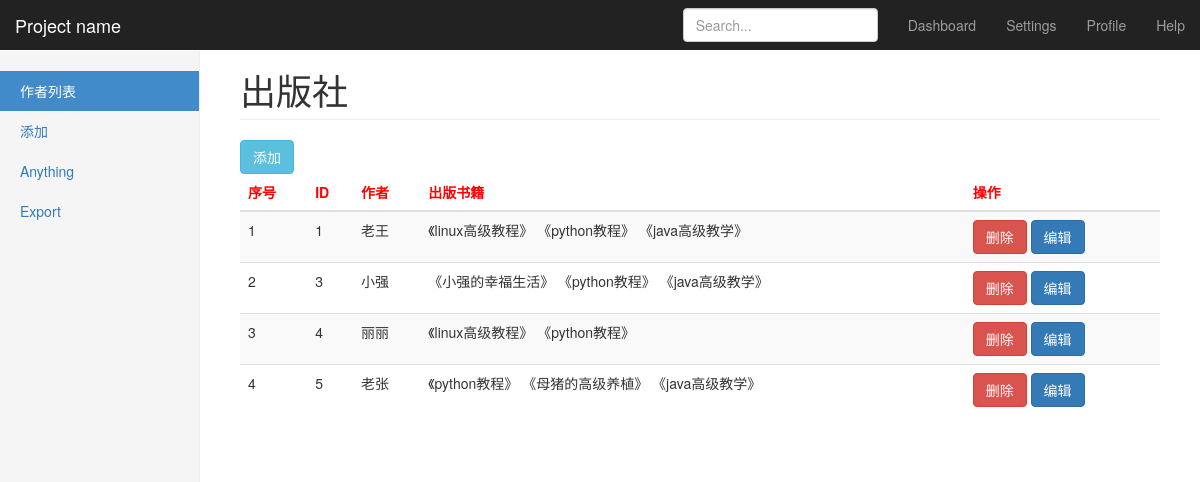
Before: /app01/author/ (signed in) with the older database file.
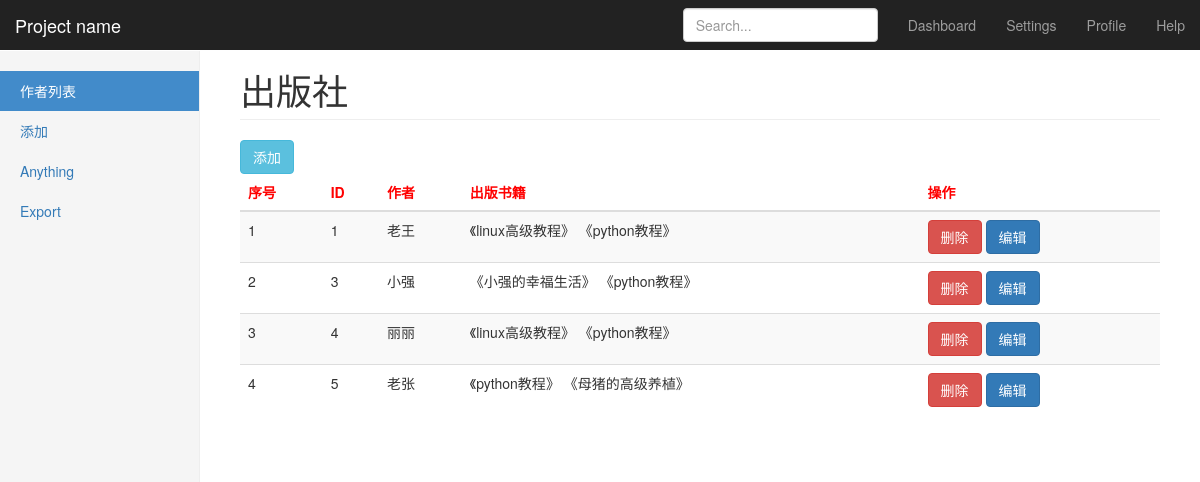
After: the same page with the newer database file.
### app01/models.py (models this page shows, shortened)
class Author(models.Model):
    name=models.CharField(max_length=32)
    books=models.ManyToManyField('Book')

class Book(models.Model):
    title=models.CharField(max_length=32,verbose_name='书名')
    pub=models.ForeignKey('Publisher',on_delete=models.CASCADE,verbose_name='出版社名称')

### app01/views.py (the view)
def author_list(request):
    all_authors=models.Author.objects.all()
    return render(request,'author.html',{'all_authors':all_authors})

### app01/mid/auth.py (called while the page is built)
    def process_request(self,request):
        next_url=request.path_info
        if next_url in self.black_list:
            return HttpResponse('这是一个错误的url')
        elif next_url in self.white_list or request.session.get("user"):
            return
        else:
            return redirect("/app01/login/?return={}".format(next_url))

### templates/author.html
{% extends 'base.html' %}
{% block title %}
    <ul class="nav nav-sidebar">
                <li class="active"><a href="{% url 'author' %}">作者列表 <span class="sr-only">(current)</span></a></li>
                <li><a href="{% url 'author_add' %}">添加</a></li>
                <li><a href="#">Anything</a></li>
                <li><a href="#">Export</a></li>
    </ul>
{% endblock %}
{% block content %}
    <a  class="btn btn-info" href="{% url 'author_add' %}">添加</a>
    <table class="table table-hover table-striped" >
    <thead>
    <tr style="color: red">
        <th>序号</th>
        <th>ID</th>
        <th>作者</th>
        <th>出版书籍</th>
        <th>操作</th>
    </tr>
    </thead>
    <tbody>
    {% for author in all_authors %}
        <tr >
            <td > {{ forloop.counter }} </td>
            <td > {{ author.id }} </td>
            <td > {{ author.name }} </td>
            <td > {% for book in author.books.all %}
                  《{{ book.title }}》
            {% endfor %}
             </td>
            <td>
                <a class="btn btn-danger" href="{% url 'del' 'author' author.pk %}">删除</a>
                <a class="btn btn-primary" href="{% url 'author_edit' author.pk %}">编辑</a>
            </td>
        </tr>
    {% endfor %}
    </tbody>
</table>
{% endblock %}

Changed rows visible on the page:
removed Book: title "java高级教学"
